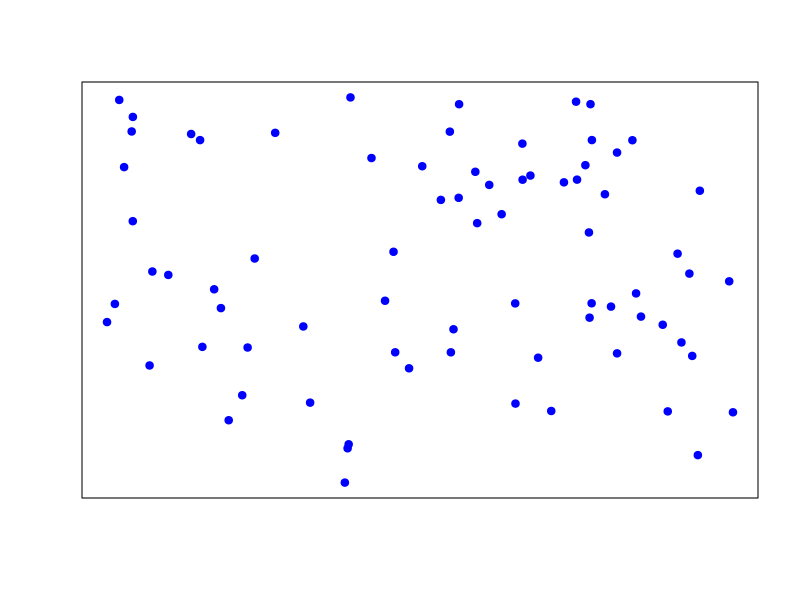
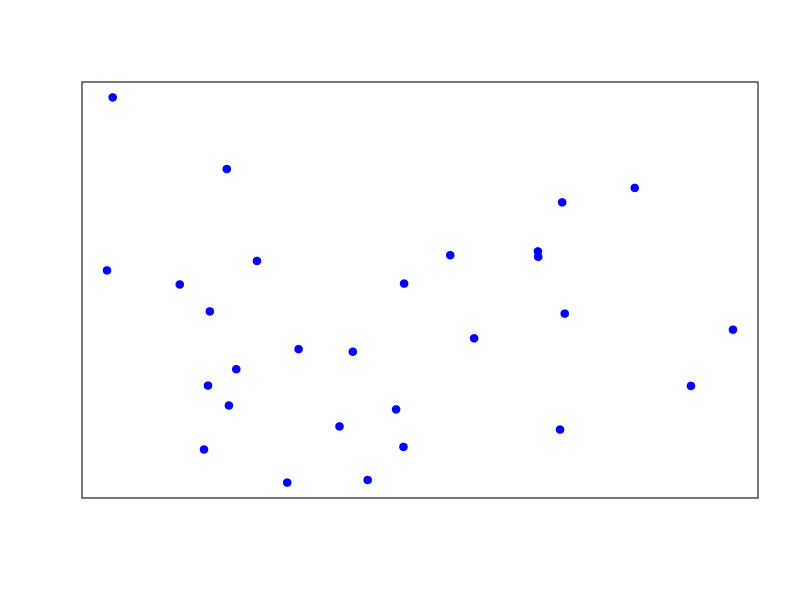

Generate these figures, in order, with R:
## ---- chunk 1
library(spatstat)
## ---- chunk 2
h_pp <- rpoispp(100)
ih_pp <- rpoispp(function(x,y) {100*exp(-4*y)}, 100)

plot(coords(h_pp), pch=19, xlab="",xaxt="n", ylab="",yaxt="n", col="blue")
plot(coords(ih_pp), pch=19, xlab="",xaxt="n", ylab="",yaxt="n", col="blue")
